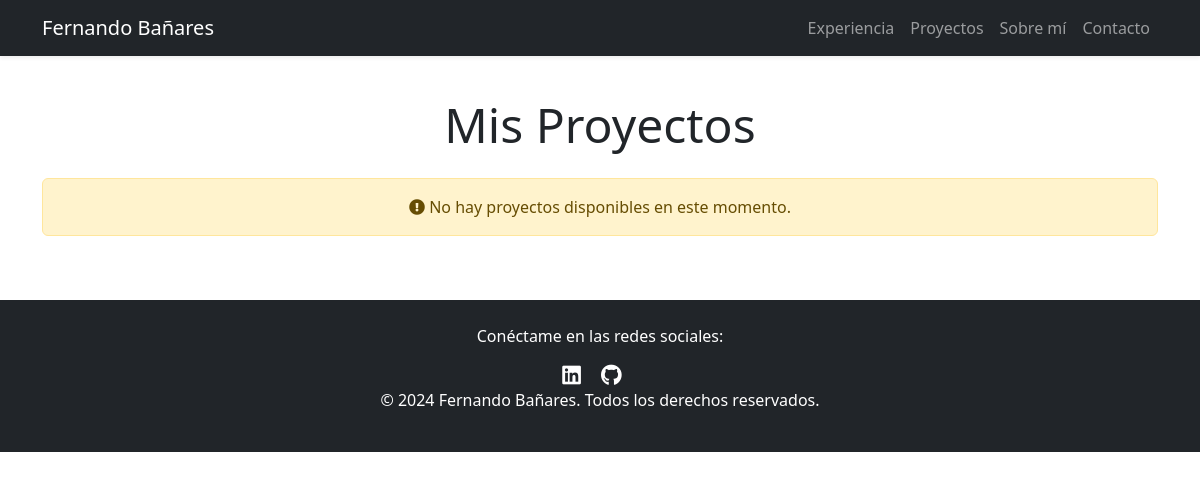
The page /proyectos/ on the database as committed earlier.
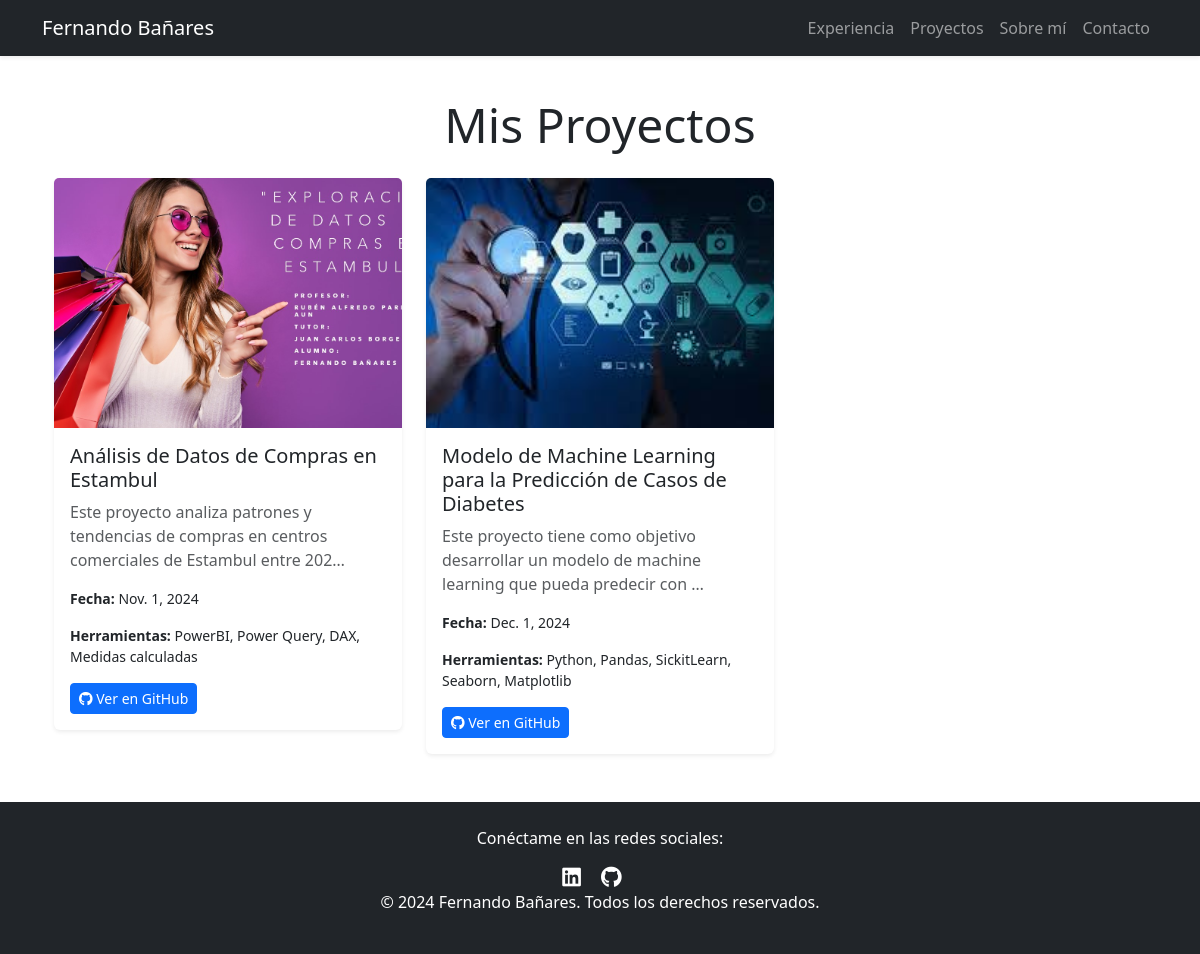
The same page on the database as committed later.
### myapp/models.py (models this page shows, shortened)
class Proyecto(models.Model):
    titulo = models.CharField(max_length=200)
    descripcion = models.TextField()
    fecha = models.DateField()
    imagen_principal = models.ImageField(upload_to='proyectos/', blank=True, null=True)
    url_github = models.URLField(max_length=200, blank=True, null=True)
    herramientas = models.CharField(max_length=500, blank=True, null=True)
    categoria = models.CharField(max_length=100, choices=[
        ('salud', 'Salud'),
        ('comercio', 'Comercio'),
        ('tecnologia', 'Tecnología'),
    ], default='tecnologia')

### myapp/views.py (the view)
# urls.py: path('proyectos/', views.lista_proyectos, name='proyectos'),
def lista_proyectos(request):
    proyectos = Proyecto.objects.all()
    return render(request, 'proyectos.html', {'proyectos': proyectos})

### templates/proyectos.html
{% extends 'base.html' %}
{% block content %}
<div class="container">
    <h1 class="display-5 text-center mb-4">Mis Proyectos</h1>
    <div class="row g-4">
        {% for proyecto in proyectos %}
        <div class="col-md-6 col-lg-4">
            <div class="card shadow-sm border-0">
                <img src="{{ proyecto.imagen_principal.url }}" class="card-img-top img-fluid" style="height: 250px; object-fit: cover;" alt="{{ proyecto.titulo }}">
                <div class="card-body">
                    <h5 class="card-title">{{ proyecto.titulo }}</h5>
                    <p class="card-text text-muted">{{ proyecto.descripcion|truncatechars:100 }}</p>
                    <p class="small"><strong>Fecha:</strong> {{ proyecto.fecha }}</p>
                    <p class="small"><strong>Herramientas:</strong> {{ proyecto.herramientas }}</p>
                    <a href="{{ proyecto.url_github }}" class="btn btn-primary btn-sm" target="_blank">
                        <i class="fab fa-github"></i> Ver en GitHub
                    </a>
                </div>
            </div>
        </div>
        {% empty %}
        <div class="alert alert-warning text-center">
            <i class="fas fa-exclamation-circle"></i> No hay proyectos disponibles en este momento.
        </div>
        {% endfor %}
    </div>
</div>
{% endblock %}

### templates/base.html (shortened to what this page needs)
{% load static %}
<!DOCTYPE html>
<html lang="es">
<head>
    <link href="https://cdn.jsdelivr.net/npm/bootstrap@5.3.0-alpha1/dist/css/bootstrap.min.css" rel="stylesheet">
    <link href="https://cdnjs.cloudflare.com/ajax/libs/font-awesome/5.15.4/css/all.min.css" rel="stylesheet">
</head>
<body>
    <nav class="navbar navbar-expand-lg navbar-dark bg-dark fixed-top shadow-sm">
        <div class="container">
            <a class="navbar-brand" href="{% url 'home' %}">Fernando Bañares</a>
            <div class="collapse navbar-collapse" id="navbarNav">
                <ul class="navbar-nav ms-auto">
                    <li class="nav-item">
                        <a class="nav-link" href="{% url 'experiencia' %}">Experiencia</a>
                    </li>
                    <li class="nav-item">
                        <a class="nav-link" href="{% url 'proyectos' %}">Proyectos</a>
                    </li>
                    <li class="nav-item">
                        <a class="nav-link" href="{% url 'sobre_mi' %}">Sobre mí</a>
                    </li>
                    <li class="nav-item">
                        <a class="nav-link" href="{% url 'contacto' %}">Contacto</a>
                    </li>
                </ul>
            </div>
        </div>
    </nav>
    <div class="container my-5 pt-5">
        {% block content %}{% endblock %}
    </div>
    <footer class="bg-dark text-white text-center py-4">
        <div class="container">
            <p>Conéctame en las redes sociales:</p>
            <a href="https://www.linkedin.com/in/fbanarescarrasco/" class="text-white me-3"><i class="fab fa-linkedin fa-lg"></i></a>
            <a href="https://github.com/fernandobanares" class="text-white me-3"><i class="fab fa-github fa-lg"></i></a>
        </div>
        <div class="container">
            <p>© 2024 Fernando Bañares. Todos los derechos reservados.</p>
        </div>
    </footer>
</body>
</html>

Rows that differ between the two databases and show on the page:
added Proyecto: imagen_principal (picture), titulo "Análisis de Datos de Compras en Estambul", descripcion "Este proyecto analiza patrones y tendencias de compras en centros comerciales de Estambul entre 202…", fecha "Nov. 1, 2024", herramientas "PowerBI, Power Query, DAX, Medidas calculadas"
added Proyecto: imagen_principal (picture), titulo "Modelo de Machine Learning para la Predicción de Casos de Diabetes", descripcion "Este proyecto tiene como objetivo desarrollar un modelo de machine learning que pueda predecir con …", fecha "Dec. 1, 2024", herramientas "Python, Pandas, SickitLearn, Seaborn, Matplotlib"
Other text that changed with them:
text no longer shown: "No hay proyectos disponibles en este momento."
